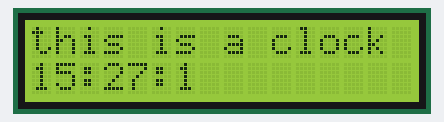
Recording of a sketch running on a simulated Arduino Uno, built with avr-gcc and run on an emulated ATmega328P. Parts: 16×2 character LCD.

Above: at 0.1 s.
At 4.2 s:
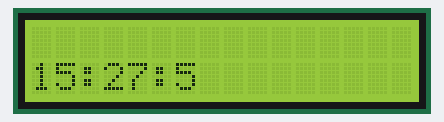
At 9.3 s:
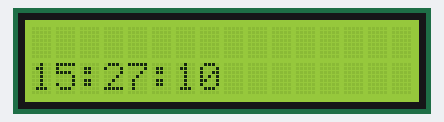
At 19.4 s:
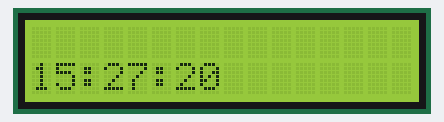
At 28.5 s:
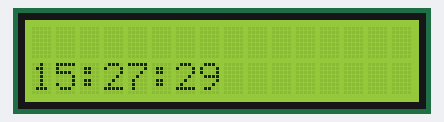
At 38.6 s:
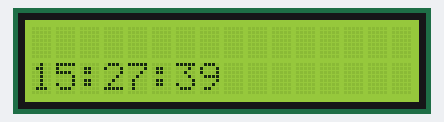

Measured:
- what the display in image 1 shows lasts 1.0 s, from 4.1 s to 5.1 s

The sketch:

1602_clock.ino
```cpp
#include <LiquidCrystal_I2C.h>
LiquidCrystal_I2C lcd(0x27, 16, 2);
byte hour = 15;
byte minute = 27;
byte second;

void setup() {
  lcd.init();
  lcd.backlight();
  lcd.setCursor(0, 0);
  lcd.print("this is a clock");
}

void loop() {
  lcd.setCursor(0,1);

  second += 1;
  if (second > 59) {
    minute += 1;
    second = 0;
  }
  if (minute > 59) {
    hour += 1;
    minute = 0;
  }
  if (hour > 23) {
    hour = 0;
  }

 //displaying the numbers
 lcd.print(hour);
 lcd.setCursor(2,1); lcd.print(":");
 lcd.print(minute);
 lcd.setCursor(5,1); lcd.print(":");
 lcd.print(second);
 delay(1000);

 lcd.clear();

}
```
